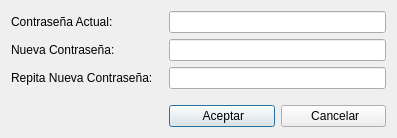
<?xml version="1.0" encoding="UTF-8"?>
<ui version="4.0">
 <class>ChangePasswordDialog</class>
 <widget class="QDialog" name="ChangePasswordDialog">
  <property name="geometry">
   <rect>
    <x>0</x>
    <y>0</y>
    <width>397</width>
    <height>138</height>
   </rect>
  </property>
  <property name="windowTitle">
   <string>Change Password</string>
  </property>
  <property name="windowIcon">
   <iconset resource="../images/Resource_ha.qrc">
    <normaloff>:/F1/fromHelyx/mainicon.svg</normaloff>:/F1/fromHelyx/mainicon.svg</iconset>
  </property>
  <layout class="QGridLayout" name="gridLayout">
   <item row="0" column="0">
    <widget class="QLabel" name="label_2">
     <property name="text">
      <string>Contraseña Actual:</string>
     </property>
    </widget>
   </item>
   <item row="2" column="0">
    <widget class="QLabel" name="label_3">
     <property name="text">
      <string>Repita Nueva Contraseña:</string>
     </property>
    </widget>
   </item>
   <item row="1" column="0">
    <widget class="QLabel" name="label">
     <property name="text">
      <string>Nueva Contraseña:</string>
     </property>
    </widget>
   </item>
   <item row="0" column="2">
    <widget class="QLineEdit" name="oldPasswordLineEdit"/>
   </item>
   <item row="2" column="2">
    <widget class="QLineEdit" name="repeatNewPasswordLineEdit"/>
   </item>
   <item row="0" column="1">
    <spacer name="horizontalSpacer">
     <property name="orientation">
      <enum>Qt::Horizontal</enum>
     </property>
     <property name="sizeType">
      <enum>QSizePolicy::Fixed</enum>
     </property>
     <property name="sizeHint" stdset="0">
      <size>
       <width>10</width>
       <height>20</height>
      </size>
     </property>
    </spacer>
   </item>
   <item row="1" column="2">
    <widget class="QLineEdit" name="newPasswordLineEdit"/>
   </item>
   <item row="3" column="2">
    <spacer name="verticalSpacer">
     <property name="orientation">
      <enum>Qt::Vertical</enum>
     </property>
     <property name="sizeType">
      <enum>QSizePolicy::Fixed</enum>
     </property>
     <property name="sizeHint" stdset="0">
      <size>
       <width>20</width>
       <height>10</height>
      </size>
     </property>
    </spacer>
   </item>
   <item row="4" column="2">
    <layout class="QHBoxLayout" name="horizontalLayout">
     <item>
      <widget class="QPushButton" name="acceptPushButton">
       <property name="text">
        <string> Aceptar</string>
       </property>
       <property name="icon">
        <iconset resource="../images/Resource_ha.qrc">
         <normaloff>:/F1/fromHelyx/accept16.png</normaloff>:/F1/fromHelyx/accept16.png</iconset>
       </property>
      </widget>
     </item>
     <item>
      <widget class="QPushButton" name="cancelPushButton">
       <property name="text">
        <string> Cancelar</string>
       </property>
       <property name="icon">
        <iconset resource="../images/Resource_ha.qrc">
         <normaloff>:/F1/fromHelyx/cancel16.png</normaloff>:/F1/fromHelyx/cancel16.png</iconset>
       </property>
      </widget>
     </item>
    </layout>
   </item>
  </layout>
 </widget>
 <resources>
  <include location="../images/Resource_ha.qrc"/>
 </resources>
 <connections>
  <connection>
   <sender>cancelPushButton</sender>
   <signal>released()</signal>
   <receiver>ChangePasswordDialog</receiver>
   <slot>reject()</slot>
   <hints>
    <hint type="sourcelabel">
     <x>312</x>
     <y>116</y>
    </hint>
    <hint type="destinationlabel">
     <x>199</x>
     <y>68</y>
    </hint>
   </hints>
  </connection>
  <connection>
   <sender>acceptPushButton</sender>
   <signal>released()</signal>
   <receiver>ChangePasswordDialog</receiver>
   <slot>accept()</slot>
   <hints>
    <hint type="sourcelabel">
     <x>208</x>
     <y>116</y>
    </hint>
    <hint type="destinationlabel">
     <x>199</x>
     <y>68</y>
    </hint>
   </hints>
  </connection>
 </connections>
</ui>
